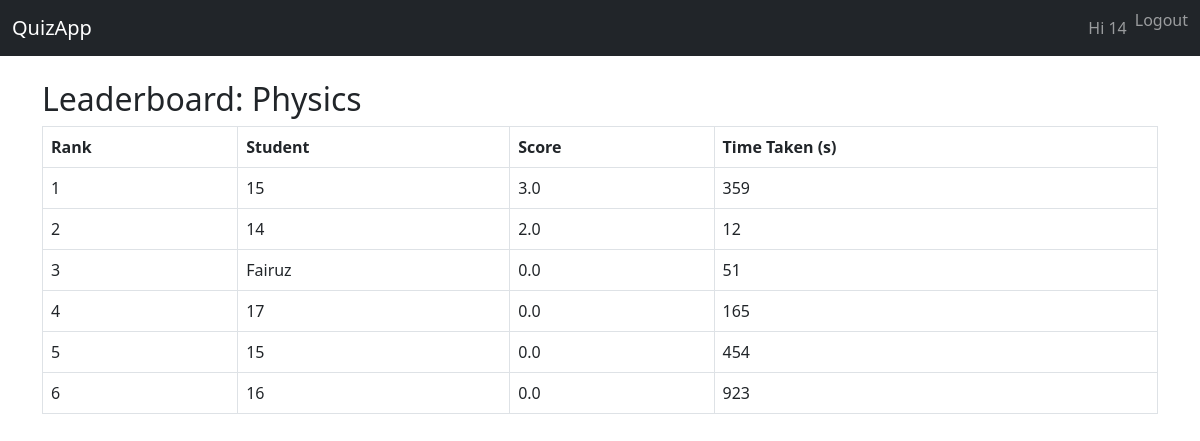
The page /2/leaderboard/ (signed in) on the database its author committed.
### userauths/models.py (models this page shows, shortened)
class CustomUser(AbstractUser):
    full_name = models.CharField(max_length=200, blank=True)
    college = models.CharField(max_length=200, blank=True)

### quiz/models.py (models this page shows, shortened)
class Quiz(models.Model):
    STATUS_CHOICES = [('draft', 'Draft'), ('published', 'Published')]
    title = models.CharField(max_length=200)
    description = models.TextField(blank=True)
    duration = models.PositiveIntegerField(help_text='Duration in minutes')
    total_marks = models.PositiveIntegerField(default=0)
    status = models.CharField(max_length=10, choices=STATUS_CHOICES, default='draft')
    publish_date = models.DateTimeField(null=True, blank=True)
    created_at = models.DateTimeField(auto_now_add=True)
    updated_at = models.DateTimeField(auto_now=True)

class QuizAttempt(models.Model):
    student = models.ForeignKey(User, on_delete=models.CASCADE)
    quiz = models.ForeignKey(Quiz, on_delete=models.CASCADE)
    start_time = models.DateTimeField(default=timezone.now)
    submitted_at = models.DateTimeField(null=True, blank=True)
    total_score = models.FloatField(null=True, blank=True)
    time_taken = models.PositiveIntegerField(null=True, blank=True, help_text='time taken in seconds')

### quiz/views.py (the view)
# urls.py: path('<int:quiz_id>/leaderboard/', views.leaderboard, name='leaderboard'),
@login_required
def leaderboard(request, quiz_id):
    quiz = get_object_or_404(Quiz, id=quiz_id)
    attempts = QuizAttempt.objects.filter(quiz=quiz, total_score__isnull=False).order_by('-total_score', 'time_taken')[:50]
    return render(request, 'quiz/leaderboard.html', {
        'quiz': quiz,
        'attempts': attempts
    })

### quiz/templates/quiz/leaderboard.html
{% extends "base.html" %}
{% block content %}
<h2>Leaderboard: {{ quiz.title }}</h2>
<table class="table table-bordered">
  <thead>
    <tr>
      <th>Rank</th>
      <th>Student</th>
      <th>Score</th>
      <th>Time Taken (s)</th>
    </tr>
  </thead>
  <tbody>
    {% for att in attempts %}
    <tr>
      <td>{{ forloop.counter }}</td>
      <td>{{ att.student.username }}</td>
      <td>{{ att.total_score }}</td>
      <td>{{ att.time_taken }}</td>
    </tr>
    {% endfor %}
  </tbody>
</table>
{% endblock %}

### templates/base.html (shortened to what this page needs)
<!DOCTYPE html>
<html lang="en">
<head>
    <link href="https://cdn.jsdelivr.net/npm/bootstrap@5.3.0/dist/css/bootstrap.min.css" rel="stylesheet">
</head>
<body>
<nav class="navbar navbar-expand-lg navbar-dark bg-dark">
  <div class="container-fluid">
    <a class="navbar-brand" href="{% url 'quiz:quiz_list' %}">QuizApp</a>
    <div class="collapse navbar-collapse" id="navbarContent">
      <ul class="navbar-nav ms-auto mb-2 mb-lg-0">
        {% if user.is_authenticated %}
          <li class="nav-item"><a class="nav-link" href="#">Hi {{ user.username }}</a></li>
          <li class="nav-item">
            <form method="post" action="{% url 'logout' %}">
              <button type="submit" class="btn btn-link nav-link p-0">Logout</button>
            </form>
          </li>
        {% else %}
          <li class="nav-item"><a class="nav-link" href="{% url 'login' %}">Login</a></li>
          <li class="nav-item"><a class="nav-link" href="{% url 'userauths:signup' %}">Sign Up</a></li>
        {% endif %}
      </ul>
    </div>
  </div>
</nav>
<div class="container mt-4 mb-5">
    {% block content %}{% endblock %}
</div>
</body>
</html>

### rows shown on the page
CustomUser: username "14"
Quiz: title "Physics"
QuizAttempt: student.username "15", total_score "3.0", time_taken "359"
QuizAttempt: student.username "14", total_score "2.0", time_taken "12"
QuizAttempt: student.username "Fairuz", total_score "0.0", time_taken "51"
QuizAttempt: student.username "17", total_score "0.0", time_taken "165"
QuizAttempt: student.username "15", total_score "0.0", time_taken "454"
QuizAttempt: student.username "16", total_score "0.0", time_taken "923"
